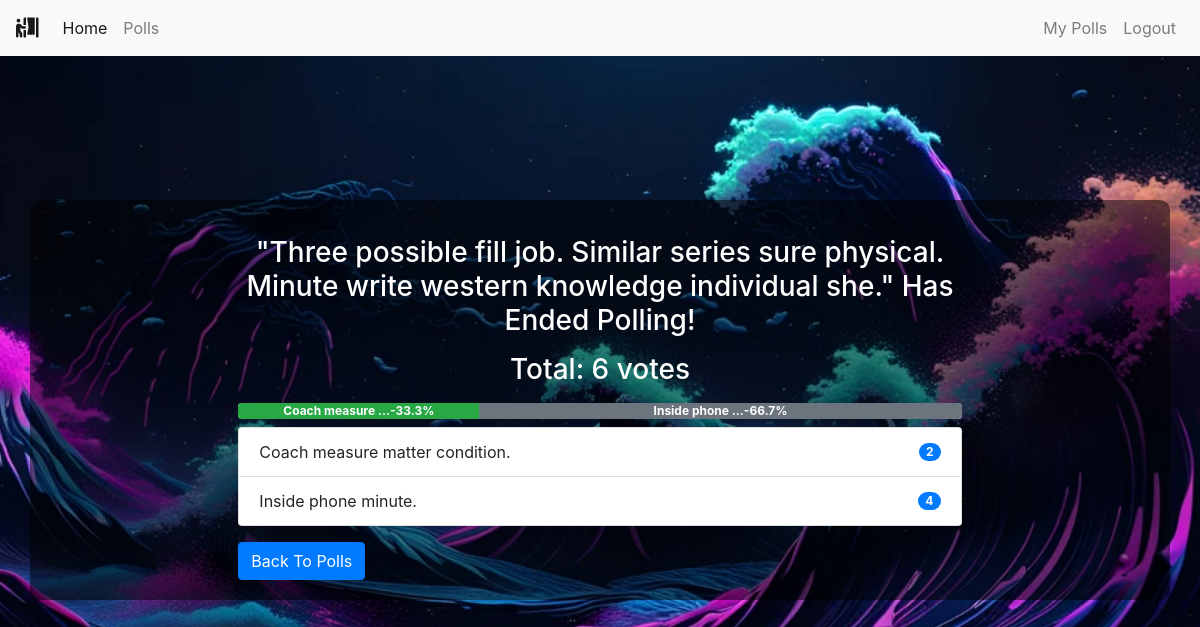
/polls/end/1/ (signed in), run on the app's committed database.
### polls/models.py (models this page shows, shortened)
class Poll(models.Model):
    owner = models.ForeignKey(User, on_delete=models.CASCADE)
    text = models.TextField()
    pub_date = models.DateTimeField(default=timezone.now)
    active = models.BooleanField(default=True)
    created_at = models.DateTimeField(auto_now_add=True)
    @property
    def get_vote_count(self):
        return self.vote_set.count()
    def get_result_dict(self):
        res = []
        for choice in self.choice_set.all():
            d = {}
            alert_class = ['primary', 'secondary', 'success',
                           'danger', 'dark', 'warning', 'info']
            d['alert_class'] = secrets.choice(alert_class)
            d['text'] = choice.choice_text
            d['num_votes'] = choice.get_vote_count
            if not self.get_vote_count:
                d['percentage'] = 0
            else:
                d['percentage'] = (choice.get_vote_count /
                                   self.get_vote_count)*100
            res.append(d)
        return res

class Choice(models.Model):
    poll = models.ForeignKey(Poll, on_delete=models.CASCADE)
    choice_text = models.CharField(max_length=255)
    created_at = models.DateTimeField(auto_now_add=True)
    updated_at = models.DateTimeField(auto_now=True)
    @property
    def get_vote_count(self):
        return self.vote_set.count()

### polls/views.py (the view)
# urls.py: path('end/<int:poll_id>/', views.end_poll, name='end_poll'),
@login_required
def end_poll(request, poll_id):
    poll = get_object_or_404(Poll, pk=poll_id)
    if request.user != poll.owner:
        return redirect('home')
    if poll.active is True:
        poll.active = False
        poll.save()
        return render(request, 'polls/poll_result.html', {'poll': poll})
    else:
        return render(request, 'polls/poll_result.html', {'poll': poll})

### polls/templates/polls/poll_result.html
{% extends 'base.html' %}
{% load static %}
{% block custom_css %}
<link rel="stylesheet" href="{% static 'css/styles1.css' %}">
{% endblock custom_css %}
{% block content %}
<div class="container">
    {% if messages %}
    <div class="messages">
        {% for message in messages %}
        <div {% if message.tags %} class="{{ message.tags }}" {% endif %}>{{ message }}
            <button type="button" class="close" data-dismiss="alert" aria-label="Close">
                <span aria-hidden="true">&times;</span>
            </button>
        </div>
        {% endfor %}
    </div>
    {% else %}
    <div class="row">
        <div class="col-md-8 offset-sm-2">
            {% if poll.active %}
            <h3 class="mt-3 mb-3 text-center">Result for: {{ poll.text }}</h3>
            {% else %}
            <h3 class="mt-3 mb-3 text-center">"{{ poll.text }}" Has Ended Polling!</h3>
            {% endif %}
            <h3 class="mb-2 text-center">Total: {{ poll.get_vote_count }} votes</h3>
            <div class="progress mt-3 mb-2">
                {% for choice in poll.get_result_dict %}
                <div class="progress-bar bg-{{ choice.alert_class }}" role="progressbar" style="width: {{ choice.percentage }}%;"
                    aria-valuenow="30" aria-valuemin="0" aria-valuemax="100"><b>
                        {{choice.text|truncatewords:2}}-{{choice.percentage|floatformat}}%</b>
                </div>
                {% endfor %}
            </div>
            <ul class="list-group">
                {% for choice in poll.choice_set.all %}
                <li class="list-group-item d-flex justify-content-between align-items-center">
                    {{ choice.choice_text }}
                    <span class="badge badge-primary badge-pill">{{ choice.get_vote_count }}</span>
                </li>
                {% endfor %}
            </ul>
            {% endif %}
            <a class="btn btn-primary mt-3" href="{% url 'polls:list' %}" role="button">Back To Polls</a>
        </div>
    </div>
</div>
{% endblock content %}

### static/css/styles1.css (style rules this page uses)
html, body { height: 100%; margin: 0; padding: 0; }
body { background-image: url('1.jpg'); background-size: cover; background-position: center; display: flex; justify-content: center; align-items: center; }
h2, label, h1, h3 { color: white; }
.container { background-color: rgba(0, 0, 0, 0.5); padding: 20px; border-radius: 10px; }

### data on the page
Poll: text "Three possible fill job. Similar series sure physical. Minute write western knowledge individual she.", get_vote_count "6"
Choice: text "Coach measure …", choice_text "Coach measure matter condition.", get_vote_count "2"
Choice: text "Inside phone …", choice_text "Inside phone minute.", get_vote_count "4"

### other printed values
{{ choice.percentage|floatformat }} "33.3" "66.7"
